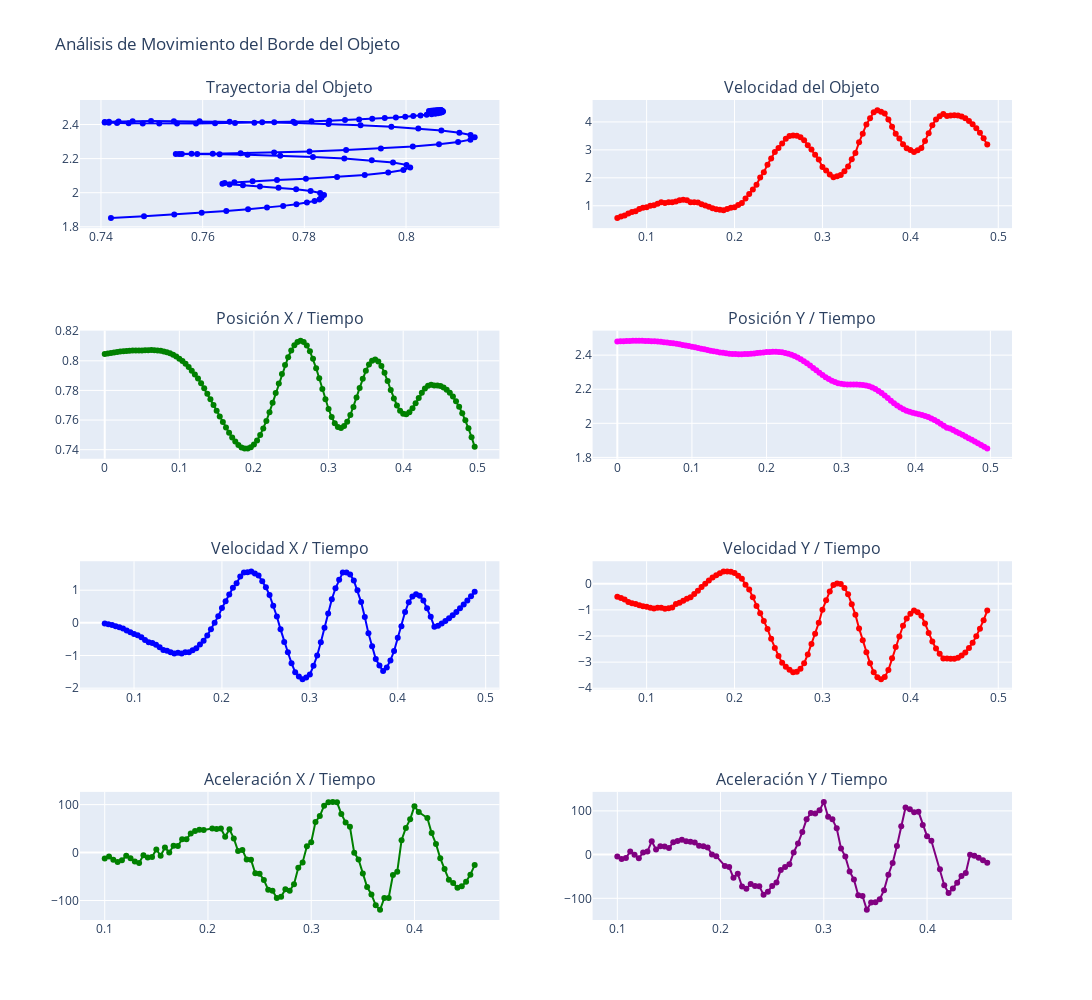

Write notebook code for a chart like this one.
### Code cell
#Elegir dataframe a graficar
dfG = dfBorde
dfG_speed = dfBorde_speed
dfG_acceleration = dfBorde_acceleration

# Crear figura y ejes
# 4 filas, 2 columnas
fig = make_subplots(rows=4, cols=2, subplot_titles=("Trayectoria del Objeto", "Velocidad del Objeto", "Posición X / Tiempo", "Posición Y / Tiempo","Velocidad X / Tiempo", "Velocidad Y / Tiempo", "Aceleración X / Tiempo", "Aceleración Y / Tiempo"))

# Grafica la trayectoria
fig.add_trace(go.Scatter(x=dfG['X'], y=dfG['Y'], mode='lines+markers', marker=dict(color='blue')), row=1, col=1)

# Grafica la velocidad
fig.add_trace(go.Scatter(x=dfG_speed['Time (sec)'], y=dfG_speed['Speed'], mode='lines+markers', marker=dict(color='red'), name='Velocidad Total'), row=1, col=2)

# Grafica la posición X en funcion del tiempo
fig.add_trace(go.Scatter(x=dfG['Time (sec)'], y=dfG['X'], mode='lines+markers', marker=dict(color='green')), row=2, col=1)

# Grafica la posición Y / tiempo
fig.add_trace(go.Scatter(x=dfG['Time (sec)'], y=dfG['Y'], mode='lines+markers', marker=dict(color='magenta')), row=2, col=2)

# Grafica la velocidad X / tiempo
fig.add_trace(go.Scatter(x=dfG_speed['Time (sec)'], y=dfG_speed['Speed_X'], mode='lines+markers', marker=dict(color='blue')), row=3, col=1)

# Grafica la velocidad Y / tiempo
fig.add_trace(go.Scatter(x=dfG_speed['Time (sec)'], y=dfG_speed['Speed_Y'], mode='lines+markers', marker=dict(color='red')), row=3, col=2)

# Grafica la aceleración X / tiempo
fig.add_trace(go.Scatter(x=dfG_acceleration['Time (sec)'], y=dfG_acceleration['Acceleration_X'], mode='lines+markers', marker=dict(color='green')), row=4, col=1)

# Grafica la aceleración Y / tiempo
fig.add_trace(go.Scatter(x=dfG_acceleration['Time (sec)'], y=dfG_acceleration['Acceleration_Y'], mode='lines+markers', marker=dict(color='purple')), row=4, col=2)

# Actualizar los títulos y ajustar el diseño
fig.update_layout(height=1000, width=1200, title_text="Análisis de Movimiento del Borde del Objeto", showlegend=False)

# Mostrar los gráficos
fig.show() # Si hay error acá, revisar el renderer
